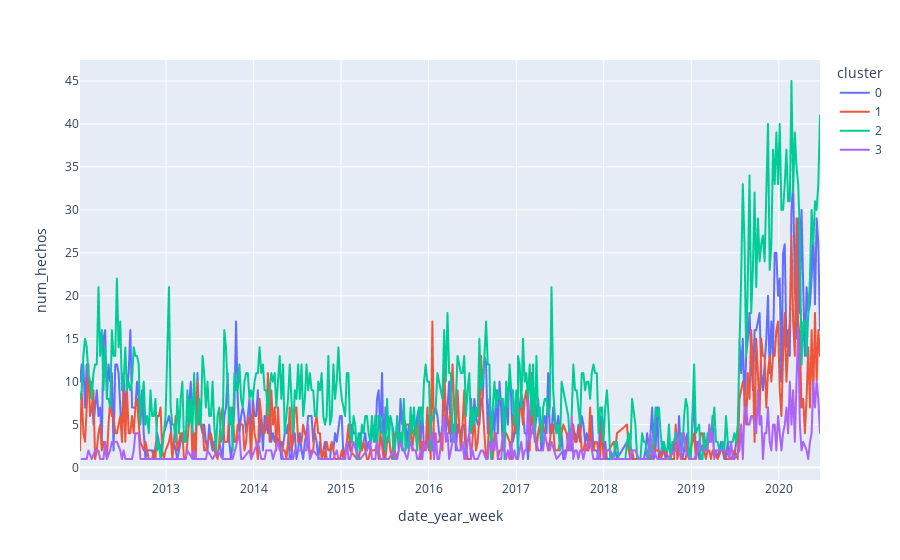

Source (notebook cell):
### Code cell
fig = px.line(df_conteo, x = "date_year_week", y="num_hechos", title='', color = 'cluster')
fig.show()

### Figure 1 — Plotly figure (JSON) as saved in the notebook; plotly's stock layout.template omitted (floating-point values rounded to 4 significant figures; data arrays with more than 128 entries replaced by an {"elided": "..."} marker saying what was removed)
{"data": [{"hovertemplate": "cluster=0<br>date_year_week=%{x}<br>num_hechos=%{y}<extra></extra>", "legendgroup": "0", "line": {"color": "#636efa", "dash": "solid"}, "mode": "lines", "name": "0", "showlegend": true, "type": "scattergl", "x": {"elided": "413 str values"}, "xaxis": "x", "y": {"elided": "413 int values"}, "yaxis": "y"}, {"hovertemplate": "cluster=1<br>date_year_week=%{x}<br>num_hechos=%{y}<extra></extra>", "legendgroup": "1", "line": {"color": "#EF553B", "dash": "solid"}, "mode": "lines", "name": "1", "showlegend": true, "type": "scattergl", "x": {"elided": "390 str values"}, "xaxis": "x", "y": {"elided": "390 int values"}, "yaxis": "y"}, {"hovertemplate": "cluster=2<br>date_year_week=%{x}<br>num_hechos=%{y}<extra></extra>", "legendgroup": "2", "line": {"color": "#00cc96", "dash": "solid"}, "mode": "lines", "name": "2", "showlegend": true, "type": "scattergl", "x": {"elided": "435 str values"}, "xaxis": "x", "y": {"elided": "435 int values"}, "yaxis": "y"}, {"hovertemplate": "cluster=3<br>date_year_week=%{x}<br>num_hechos=%{y}<extra></extra>", "legendgroup": "3", "line": {"color": "#ab63fa", "dash": "solid"}, "mode": "lines", "name": "3", "showlegend": true, "type": "scattergl", "x": {"elided": "290 str values"}, "xaxis": "x", "y": {"elided": "290 int values"}, "yaxis": "y"}], "layout": {"legend": {"title": {"text": "cluster"}, "tracegroupgap": 0}, "margin": {"t": 60}, "xaxis": {"anchor": "y", "domain": [0, 1], "title": {"text": "date_year_week"}}, "yaxis": {"anchor": "x", "domain": [0, 1], "title": {"text": "num_hechos"}}}}
